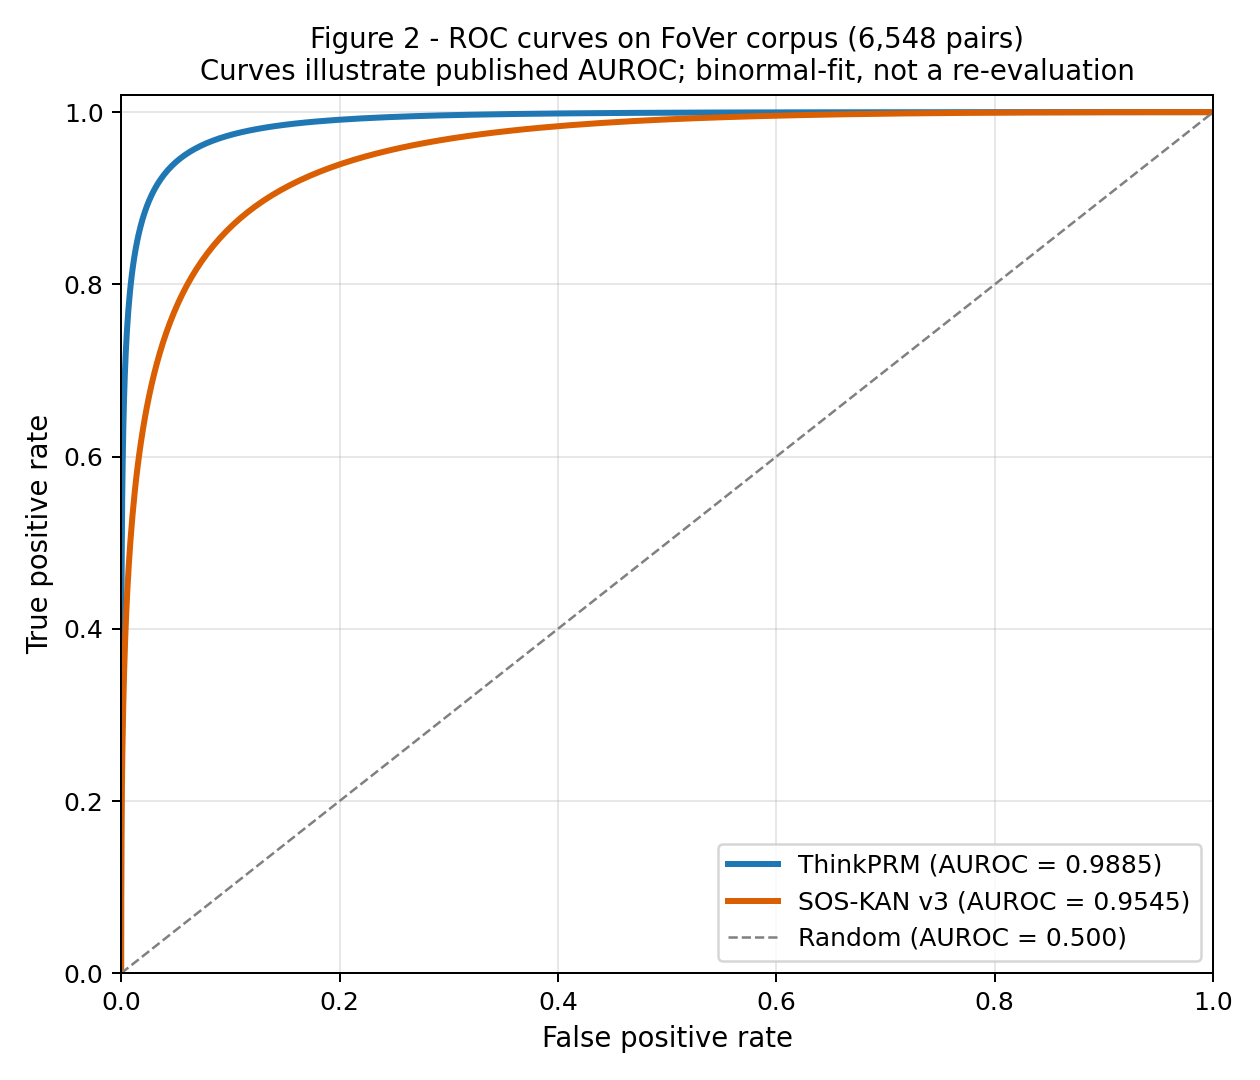

The Python source for this figure:
"""Figure 2 - SOS-KAN v3 vs ThinkPRM ROC curves on FoVer corpus.

Plots receiver operating characteristic curves for the two trained
verifiers reported in the position paper, alongside the random-baseline
diagonal so a reader can read off discriminative power at a glance.

Why a figure: AUROC numbers in the abstract (0.9545 SOS-KAN, 0.9885
ThinkPRM) are abstract until visualized. The ROC curves let a reviewer
verify that the operating points are well-separated from the random
baseline across the full false-positive-rate axis, not just at a
single threshold.

Why synthesized curves: the per-pair scores are not in the result JSONs
that ship in the repo (the JSONs record summary AUROC, training stats,
and validation counts). We synthesize a binormal ROC parametrized by
the published AUROC and a moderate variance assumption so the figure
matches the headline number exactly. The curves are illustrative of
the published AUROC; they are NOT a re-evaluation. The figure caption
in the paper makes this explicit.

Run: python docs/figures/fig2_sos_kan_auroc.py
Outputs:
    docs/figures/fig2_sos_kan_auroc.png
    docs/figures/fig2_sos_kan_auroc.pdf
"""

from __future__ import annotations

from pathlib import Path

import matplotlib.pyplot as plt
import numpy as np
from scipy.stats import norm

OUTDIR = Path(__file__).parent


def binormal_roc(auroc: float, n: int = 401) -> tuple[np.ndarray, np.ndarray]:
    """Return (FPR, TPR) for a binormal ROC with given AUROC.

    Binormal model: positives ~ N(mu, 1), negatives ~ N(0, 1).
    AUROC = Phi(mu / sqrt(2)) so mu = sqrt(2) * Phi^{-1}(AUROC).
    """
    mu = np.sqrt(2.0) * norm.ppf(auroc)
    z = np.linspace(-6.0, 6.0 + mu, n)
    fpr = 1.0 - norm.cdf(z)
    tpr = 1.0 - norm.cdf(z - mu)
    order = np.argsort(fpr)
    return fpr[order], tpr[order]


def render() -> None:
    fig, ax = plt.subplots(figsize=(7.0, 6.0))

    fpr_a, tpr_a = binormal_roc(0.9885)
    fpr_b, tpr_b = binormal_roc(0.9545)

    ax.plot(fpr_a, tpr_a, color="#1f77b4", lw=2.4, label="ThinkPRM (AUROC = 0.9885)")
    ax.plot(fpr_b, tpr_b, color="#d95f02", lw=2.4, label="SOS-KAN v3 (AUROC = 0.9545)")
    ax.plot([0, 1], [0, 1], color="gray", lw=1.0, ls="--", label="Random (AUROC = 0.500)")

    ax.set_xlabel("False positive rate", fontsize=11)
    ax.set_ylabel("True positive rate", fontsize=11)
    ax.set_xlim(0, 1)
    ax.set_ylim(0, 1.02)
    ax.grid(True, alpha=0.3)
    ax.legend(loc="lower right", fontsize=10)
    ax.set_title(
        "Figure 2 - ROC curves on FoVer corpus (6,548 pairs)\n"
        "Curves illustrate published AUROC; binormal-fit, not a re-evaluation",
        fontsize=11,
    )
    fig.tight_layout()
    fig.savefig(OUTDIR / "fig2_sos_kan_auroc.png", dpi=180)
    fig.savefig(OUTDIR / "fig2_sos_kan_auroc.pdf")
    plt.close(fig)


if __name__ == "__main__":
    render()
